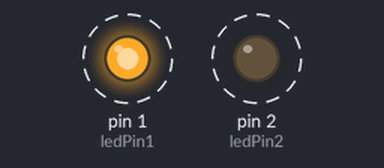
A sketch run on a simulated Arduino Uno, built with avr-gcc and run on an emulated ATmega328P. Shown: output pins drawn as LEDs (lit = HIGH). Dashed ring = blinking.

Above: at 0.5 s.
Timing chart, 0 to 4.6 s (numbered marks = the images above):
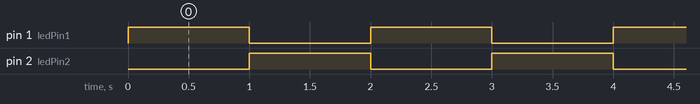

Measured:
- by itself, pin 1 (ledPin1), pin 2 (ledPin2): alternates HIGH for 1.0 s and LOW for 1.0 s
- by itself, everything shown: repeats every 2.0 s, in 3 steps

The sketch:

C1E3.ino
```cpp
//Parpadeo intercalado de 1 segundo en 2 leds.

int ledPin1 = 1;
int ledPin2 = 2;

void setup() {
  pinMode(ledPin1, OUTPUT);
  pinMode(ledPin2, OUTPUT);
}

void loop() {
  digitalWrite(ledPin1, HIGH);
  delay(1000);
  digitalWrite(ledPin1, LOW);

  digitalWrite(ledPin2, HIGH);
  delay(1000);
  digitalWrite(ledPin2, LOW);

}
```
